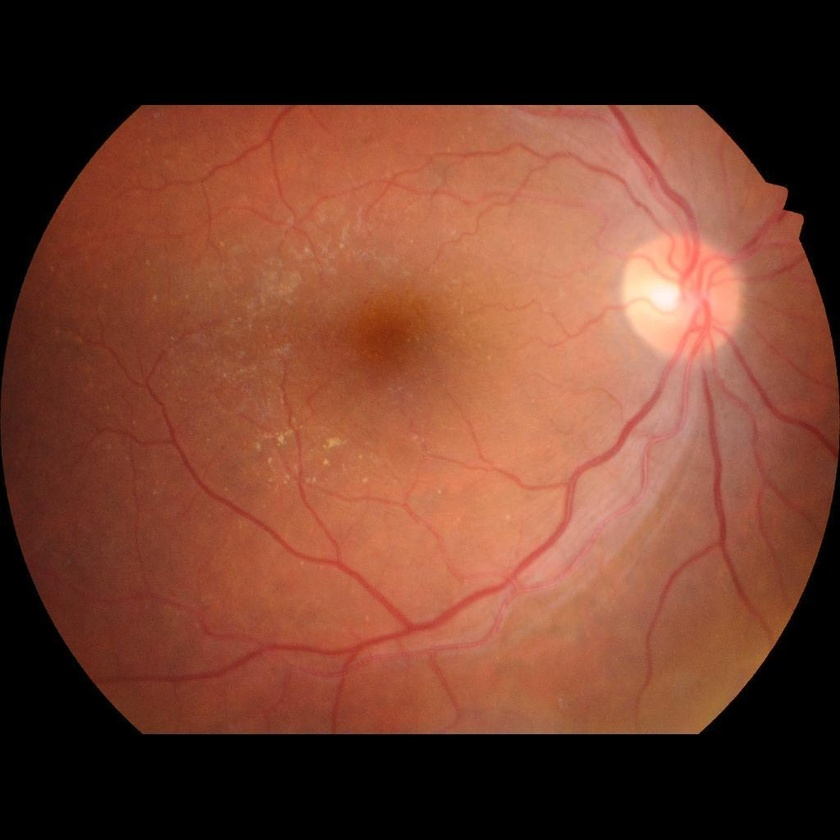
%> input picture patient_data/P0003/visits/20260911_140737/left_raw.jpg, 840 x 840 px, shrunk from 1024 x 1024 before the run
$ octave --eval "result = enhanceImage(imread('../patient_data/P0003/visits/20260911_140737/left_raw.jpg'));"   (GNU Octave 9; MATLAB toolbox functions it lacks are replaced by stand-ins)
%> lines starting %> are read from the running program, lines starting %| are printed output that depends on the picture
function enhanced = enhanceImage(img)
% ENHANCEIMAGE Mandatory camera-normalization step, applied to every
% fundus image regardless of quality.
%   - CLAHE on the L-channel in Lab color space (contrast enhancement
%     without distorting color balance the way applying CLAHE per-RGB-
%     channel would)
%   - Denoise (mild, preserves lesion edges)
%   - Percentile-based color normalization (reduces camera-to-camera
%     color cast differences)
%   Restores original image class/range at the end.

    originalClass = class(img);
%> originalClass = 'uint8'
    if ~isa(img, 'double')
        imgD = im2double(img);
    else
        imgD = img;
    end

    % --- CLAHE on L-channel only, in Lab space ---
    labImg = rgb2lab(imgD);
%> labImg: size 840x840x3 double; mean of channels 1, 2, 3 32.1, 18.8, 19
    L = labImg(:,:,1);
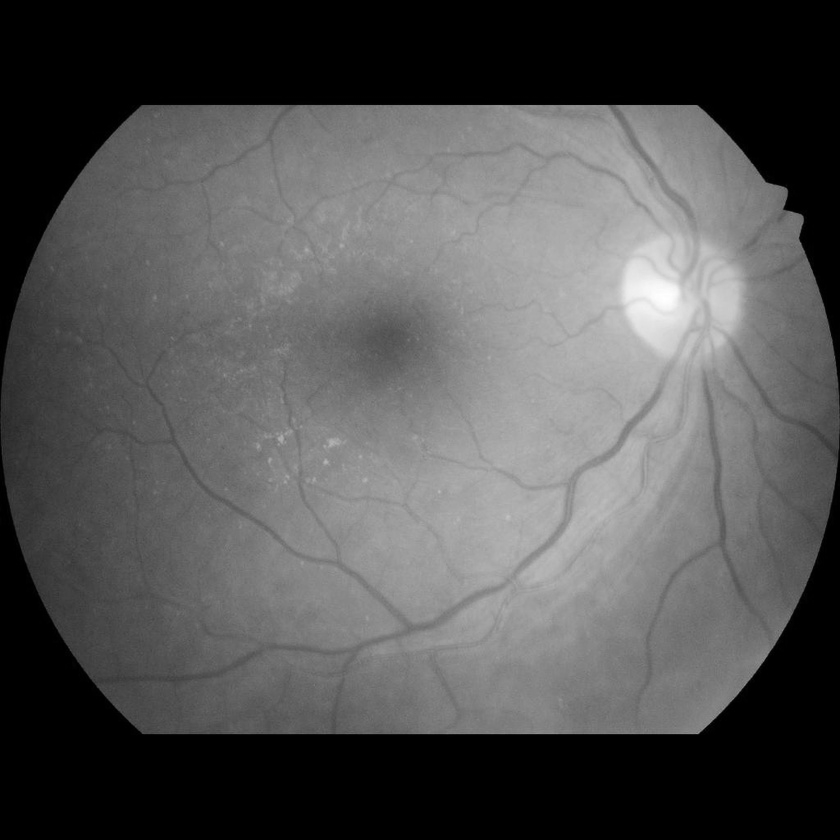
%> L: size 840x840 double; min 0, max 96.83, mean 32.1; drawn with min black and max white
    L_norm = L / 100;                       % rgb2lab's L channel is 0-100, adapthisteq expects 0-1
    L_eq = adapthisteq(L_norm, 'ClipLimit', 0.01, 'Distribution', 'rayleigh');
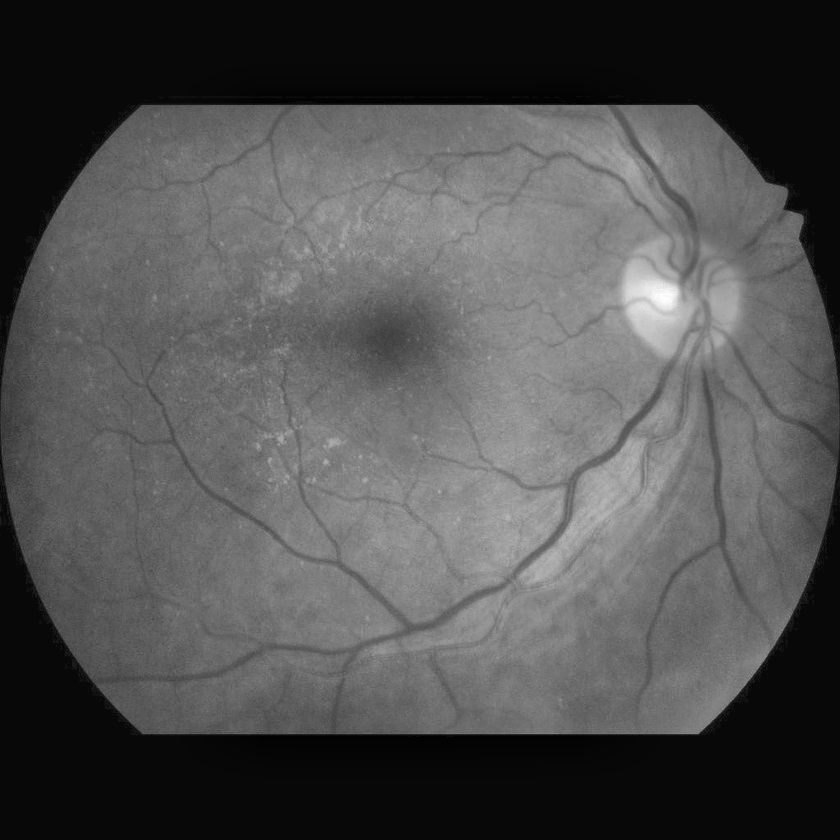
%> L_eq: size 840x840 double; min 0, max 1, mean 0.319
    labImg(:,:,1) = L_eq * 100;
%> labImg: size 840x840x3 double; mean of channels 1, 2, 3 31.9, 18.8, 19
    imgEnhanced = lab2rgb(labImg);
    imgEnhanced = max(0, min(1, imgEnhanced));   % lab2rgb can produce slight out-of-range values

    % --- mild denoise, per channel, edge-preserving ---
    for c = 1:size(imgEnhanced, 3)
        imgEnhanced(:,:,c) = imbilatfilt(imgEnhanced(:,:,c), 0.01, 3);
    end

    % --- percentile-based color normalization per channel ---
    % stretches each channel's 1st-99th percentile to 0-1, reduces
    % camera-specific color cast without clipping outliers as harshly
    % as a plain min/max stretch would
    for c = 1:size(imgEnhanced, 3)
        channel = imgEnhanced(:,:,c);
        lowP = prctile(channel(:), 1);
        highP = prctile(channel(:), 99);
        if highP > lowP
            channel = (channel - lowP) / (highP - lowP);
            channel = max(0, min(1, channel));
        end
        imgEnhanced(:,:,c) = channel;
    end
%> this loop made 3 passes
%> (lowP, highP) on passes 1 to 3: (0.0304, 0.83), (0.0289, 0.555), (0.0285, 0.469)
%> pass 1, in enhanceImage, `channel = imgEnhanced(:,:,c);`:
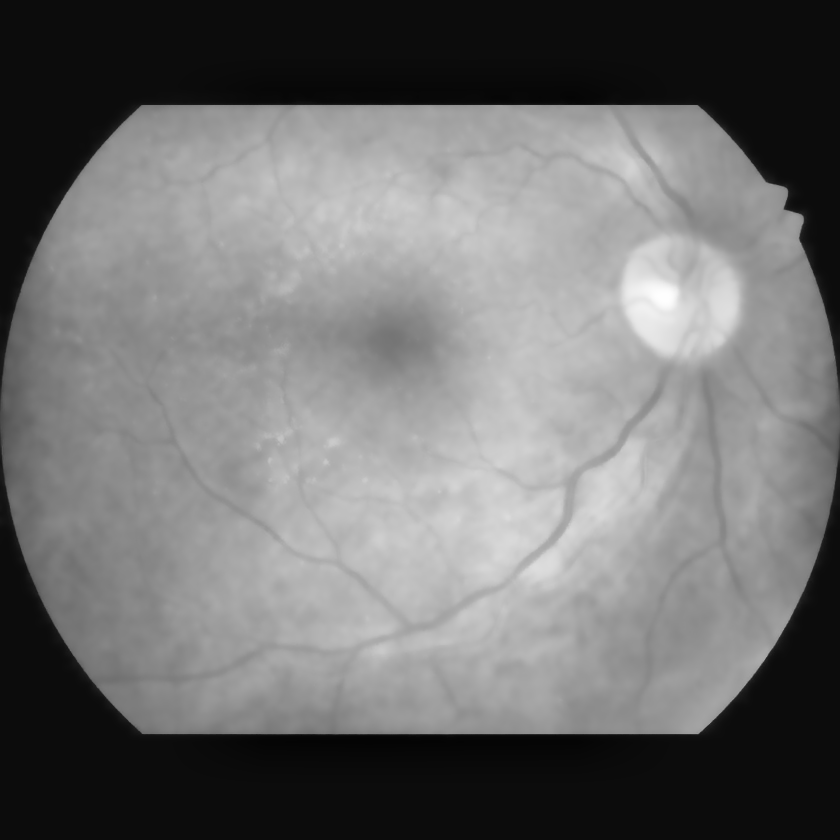
%> channel: size 840x840 double; min 0.0166, max 1, mean 0.444
%> pass 1, in enhanceImage, `channel = max(0, min(1, channel));`:
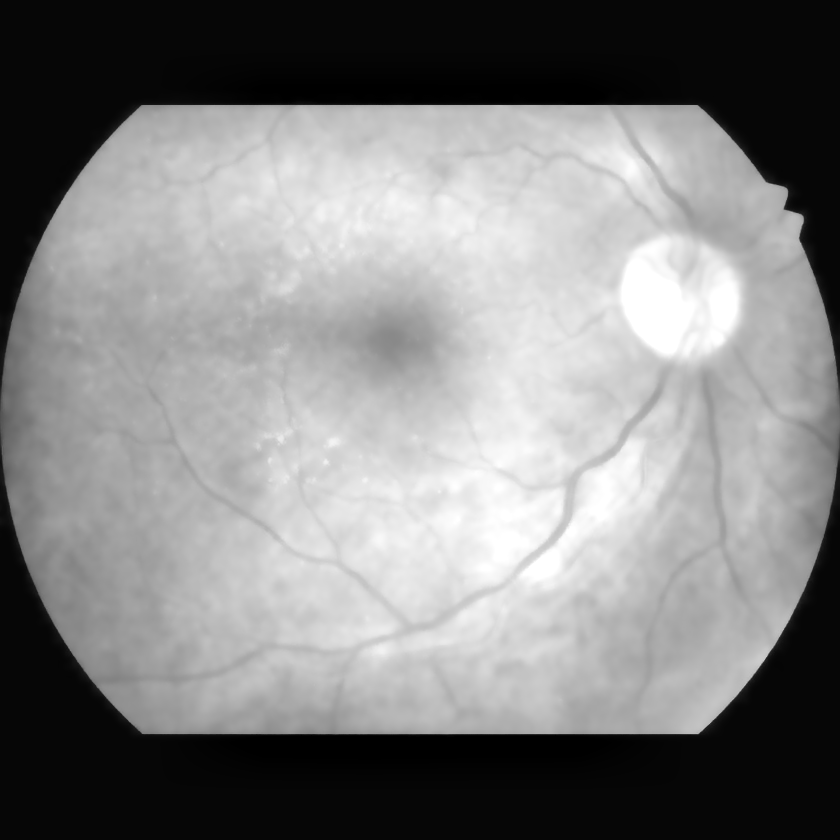
%> channel: size 840x840 double; min 0, max 1, mean 0.517
%> pass 2, in enhanceImage, `channel = imgEnhanced(:,:,c);`:
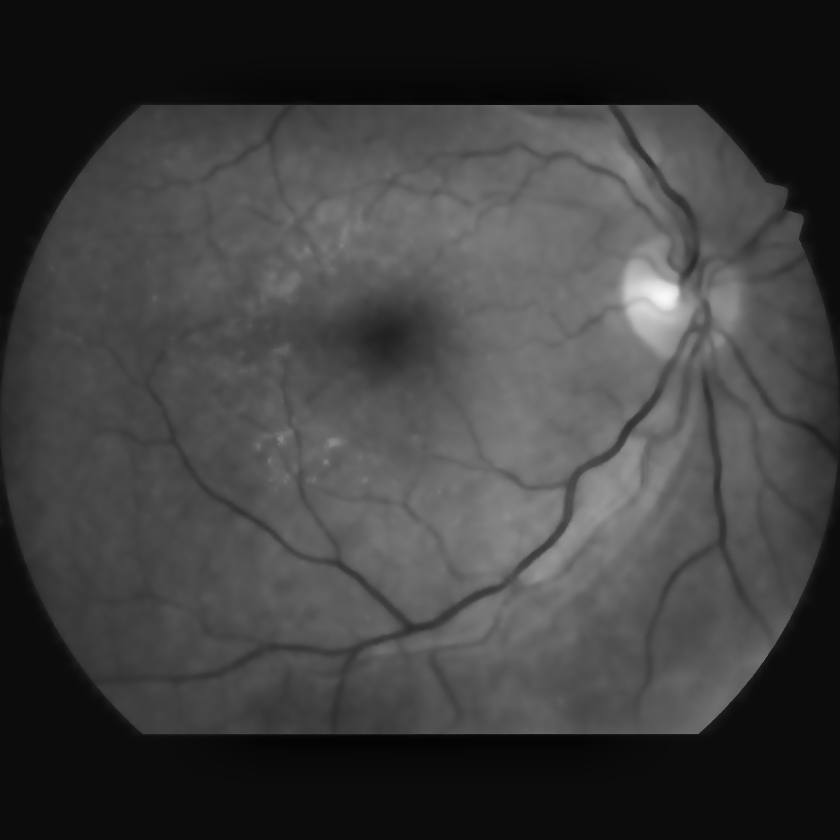
%> channel: size 840x840 double; min 0.0158, max 0.974, mean 0.249
%> after the loop:
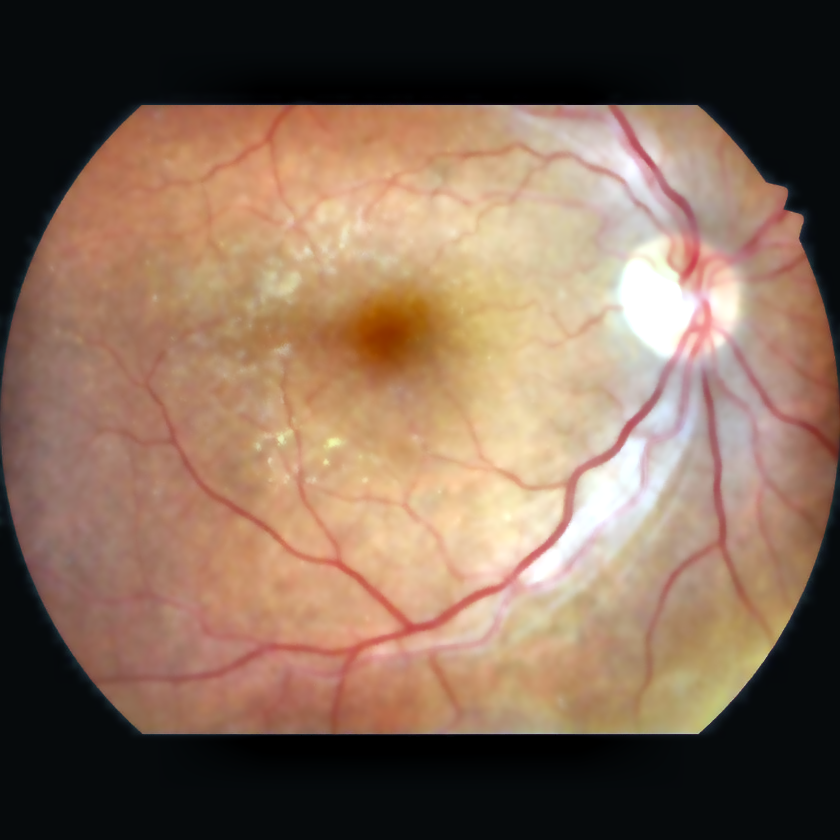
%> imgEnhanced: size 840x840x3 double; mean R, G, B 0.517, 0.416, 0.345

    % --- restore original class/range ---
    switch originalClass
        case 'uint8'
            enhanced = im2uint8(imgEnhanced);
        case 'uint16'
            enhanced = im2uint16(imgEnhanced);
        otherwise
            enhanced = imgEnhanced;   % already double
    end
end

$ run again, on patient_data/P0003/visits/20260911_140737/right_raw.jpg
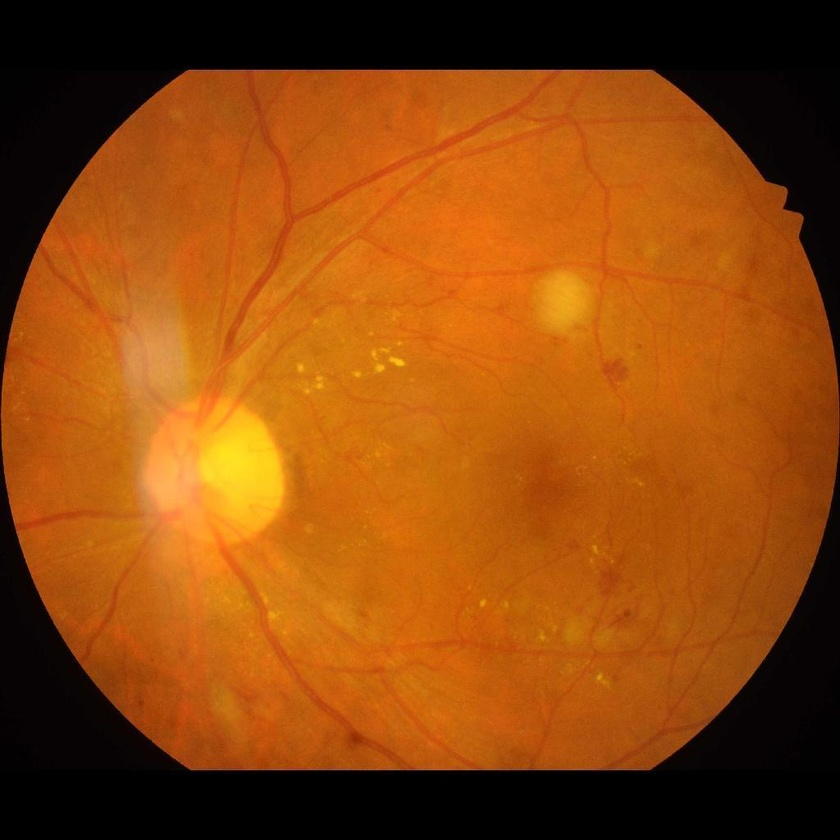
%> input picture patient_data/P0003/visits/20260911_140737/right_raw.jpg, 840 x 840 px, shrunk from 1024 x 1024 before the run
%> the loop in enhanceImage, `for c = 1:size(imgEnhanced, 3)` made 3 passes
%> (lowP, highP) on passes 1 to 3: (0.0641, 0.917), (0.064, 0.626), (0, 0.187)
%> pass 1, in enhanceImage, `channel = imgEnhanced(:,:,c);`:
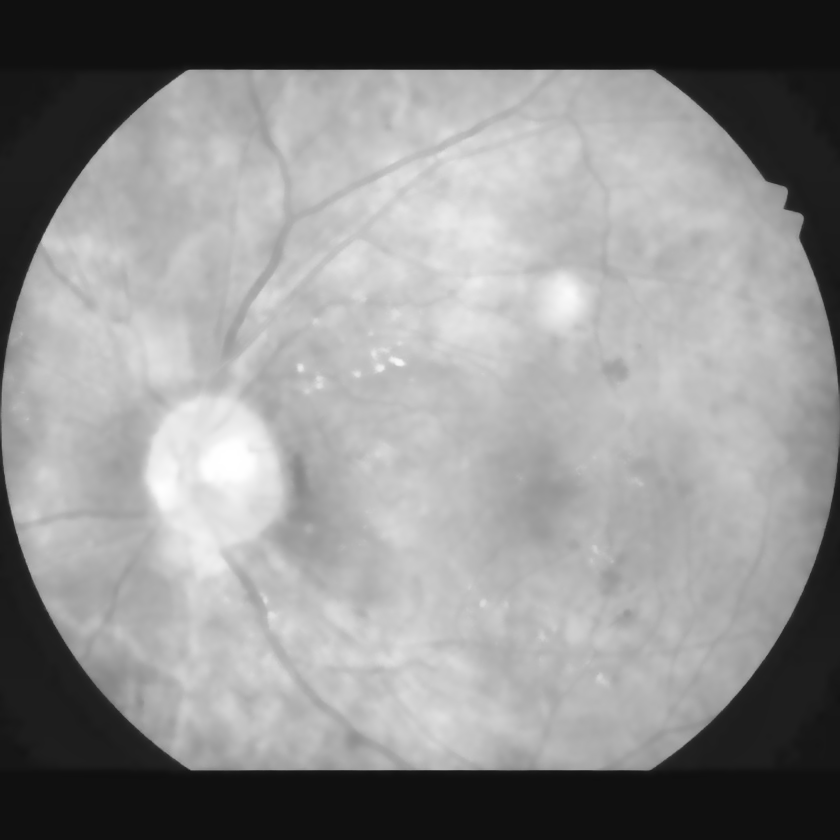
%> channel: size 840x840 double; min 0.0621, max 1, mean 0.556
%> after the loop in enhanceImage, `for c = 1:size(imgEnhanced, 3)`:
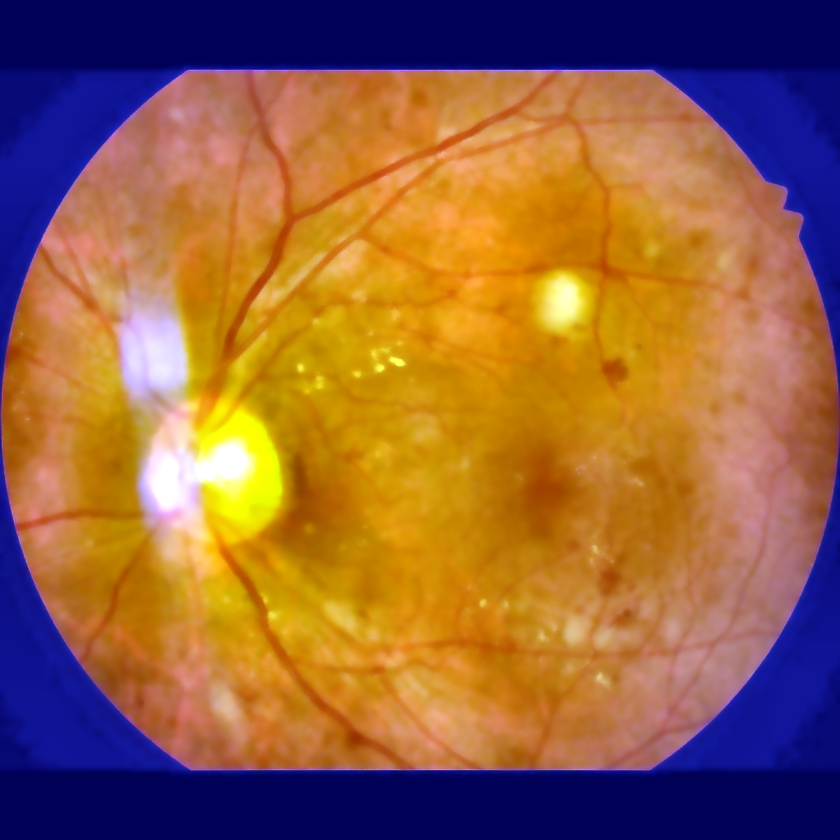
%> imgEnhanced: size 840x840x3 double; mean R, G, B 0.576, 0.387, 0.268
